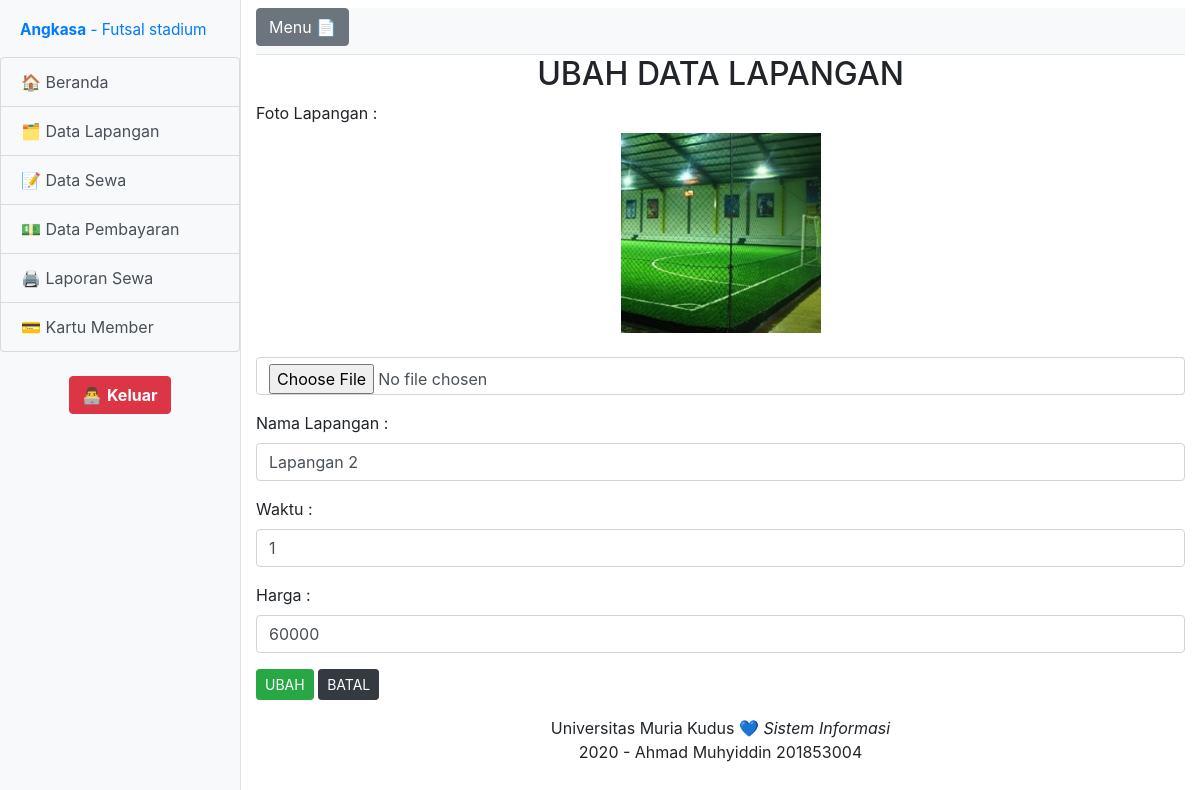
The page /index.php?halaman=lapangan_ubah&id=51 (signed in) on the database its author committed.
### tables this page shows
CREATE TABLE `tb_lapangan` (
  `id` int(11) NOT NULL,
  `foto` varchar(100) NOT NULL,
  `nama_lapangan` varchar(15) NOT NULL,
  `waktu` int(2) NOT NULL,
  `harga` int(10) NOT NULL
);

### functions.php (called while the page is built, shortened)
<?php
$konek = mysqli_connect("localhost","root","","db_lapangan");
function query($query) {
  global $konek;
  $result = mysqli_query($konek, $query);
  $rows = [];
  while($row = mysqli_fetch_assoc($result)) {
    $rows[] = $row;
  }
  return $rows;
}
?>

### lapangan/lapangan_ubah.php (the view, shortened to what this page needs)
<?php
require 'functions.php';
$id = $_GET['id'];
$lapangan = query("SELECT * FROM tb_lapangan WHERE id = $id")[0];
?>
<form action="" method="post" enctype="multipart/form-data">
  <center><h2>UBAH DATA LAPANGAN</h2></center>
    <div class="form-group">
      <label for="txtFotoLapangan">Foto Lapangan :</label> <br>
      <center><img width="200px" class="mb-4" src="img/imgserver/<?=$lapangan["foto"];?>"></center>
      <input type="file" class="form-control" name="txtFotoLapangan" id="txtFotoLapangan">
    </div>
    <div class="form-group">
      <label for="txtNamaLapangan">Nama Lapangan :</label>
      <input type="text" class="form-control" value="<?=$lapangan["nama_lapangan"];?>" name="txtNamaLapangan" id="txtNamaLapangan" required="">
    </div>
    <div class="form-group">
      <label for="txtWaktu">Waktu :</label>
      <input type="number" class="form-control" value="<?=$lapangan["waktu"];?>" name="txtWaktu" id="txtWaktu" required="">
    </div>
    <div class="form-group">
      <label for="txtHarga">Harga :</label>
      <input type="number" class="form-control" value="<?=$lapangan["harga"];?>" name="txtHarga" id="txtHarga" required="">
    </div>
    <div class="form-group">
      <button type="submit" class="btn btn-success btn-sm" name="btnUBAH">UBAH</button>
      <a href="?halaman=lapangan_tampil" class="btn btn-dark btn-sm">BATAL</a>
    </div>
</form>

### css/simple-sidebar.css (style rules this page uses)
body { overflow-x: hidden; }

### rows shown on the page
tb_lapangan: foto (picture), txtNamaLapangan "Lapangan 2", txtWaktu "1", txtHarga "60000"
